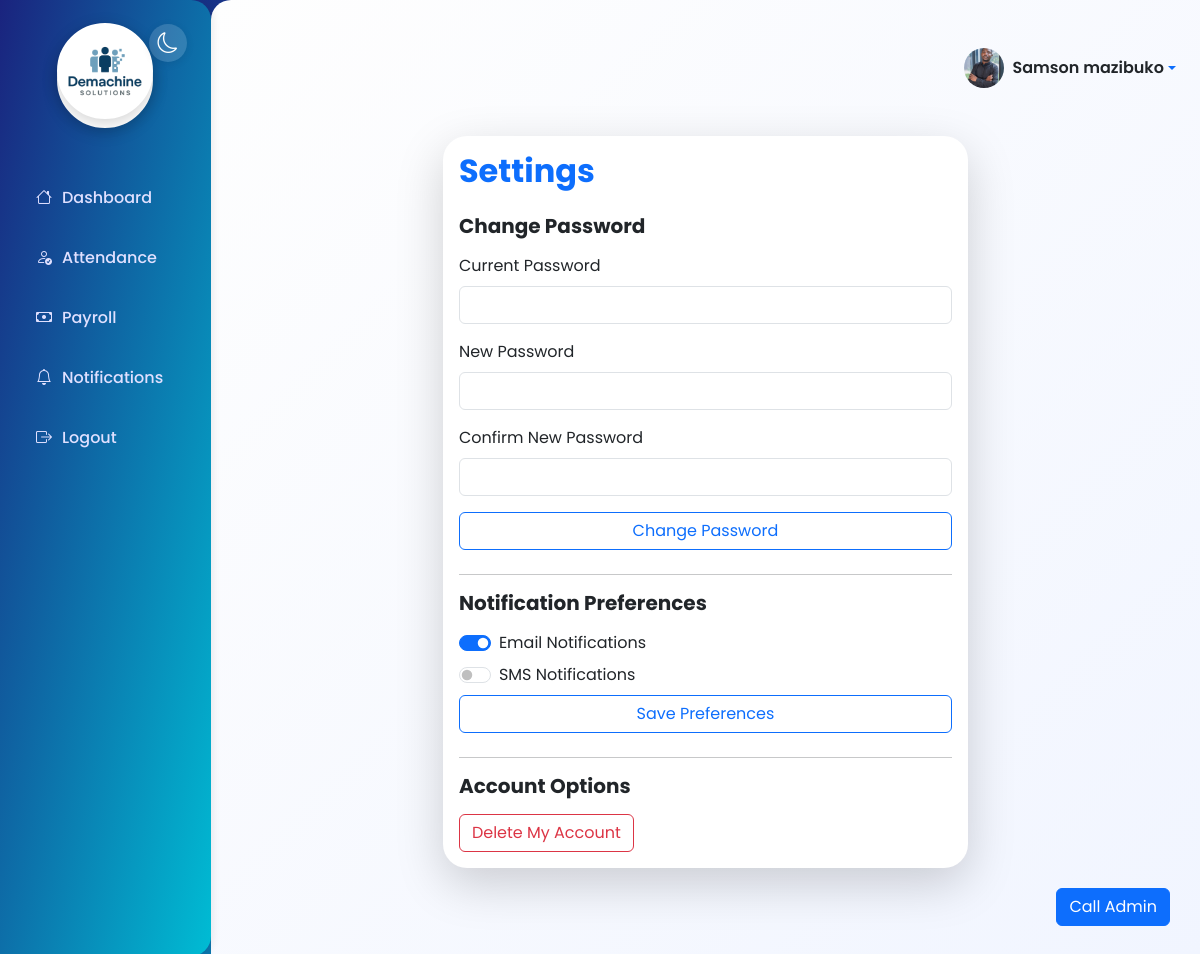
Screenshot of /settings (signed in) with the database file from the repository.
### models.py (models this page shows, shortened)
class User(db.Model, UserMixin):
    id = db.Column(db.Integer, primary_key=True)
    username = db.Column(db.String(80), unique=True, nullable=False)
    email = db.Column(db.String(120), unique=True, nullable=False)
    password_hash = db.Column(db.String(128), nullable=False)
    name = db.Column(db.String(100))
    phone = db.Column(db.String(20))
    role = db.Column(db.String(20), default='user')  # 'admin' or 'user'
    is_active = db.Column(db.Boolean, default=True)
    date_joined = db.Column(db.DateTime, default=datetime.utcnow)
    face_encoding = db.Column(db.PickleType)  # Store face encoding as binary
    profile_picture = db.Column(db.String(255))  # Filename of profile picture
    email_notifications = db.Column(db.Boolean, default=True)
    sms_notifications = db.Column(db.Boolean, default=False)
    is_verified = db.Column(db.Boolean, default=False)
    attendances = db.relationship('Attendance', backref='user', lazy=True)
    leaves = db.relationship('LeaveRequest', backref='user', lazy=True)
    payrolls = db.relationship('Payroll', backref='user', lazy=True)
    notifications = db.relationship('Notification', backref='user', lazy=True)

### app.py (the view, shortened to what this page needs)
@app.route('/settings', methods=['GET', 'POST'])
@login_required
def settings():
    return render_template('settings.html')

### app.py (called while the page is built)
@login_manager.user_loader
def load_user(user_id):
    return User.query.get(int(user_id))

@app.before_request
def before_request():
    if current_user.is_authenticated:
        g.unread_notifications = Notification.query.filter_by(user_id=current_user.id, is_read=False).count()
    else:
        g.unread_notifications = 0

### templates/settings.html (shortened to what this page needs)
{% extends 'layout.html' %}
{% block content %}
<div class="container py-4">
  <div class="row justify-content-center">
    <div class="col-lg-7">
      <div class="card shadow-lg border-0 mb-4" style="border-radius: 1.5rem;">
        <div class="card-body">
          <h2 class="fw-bold text-primary mb-4">Settings</h2>
          <h5 class="fw-bold mb-3">Change Password</h5>
          <form method="post" action="/profile/change_password" autocomplete="off" class="mb-4">
            <div class="mb-3">
              <label for="current_password" class="form-label">Current Password</label>
              <input type="password" class="form-control" id="current_password" name="current_password" required>
            </div>
            <div class="mb-3">
              <label for="new_password" class="form-label">New Password</label>
              <input type="password" class="form-control" id="new_password" name="new_password" required>
            </div>
            <div class="mb-3">
              <label for="confirm_password" class="form-label">Confirm New Password</label>
              <input type="password" class="form-control" id="confirm_password" name="confirm_password" required>
            </div>
            <div class="d-grid">
              <button type="submit" class="btn btn-outline-primary">Change Password</button>
            </div>
          </form>
          <hr>
          <h5 class="fw-bold mb-3">Notification Preferences</h5>
          <form method="post" action="/settings" autocomplete="off" class="mb-4">
            <div class="form-check form-switch mb-2">
              <input class="form-check-input" type="checkbox" id="email_notifications" name="email_notifications" {% if current_user.email_notifications %}checked{% endif %}>
              <label class="form-check-label" for="email_notifications">Email Notifications</label>
            </div>
            <div class="form-check form-switch mb-2">
              <input class="form-check-input" type="checkbox" id="sms_notifications" name="sms_notifications" {% if current_user.sms_notifications %}checked{% endif %}>
              <label class="form-check-label" for="sms_notifications">SMS Notifications</label>
            </div>
            <div class="d-grid">
              <button type="submit" class="btn btn-outline-primary">Save Preferences</button>
            </div>
          </form>
          <hr>
          <h5 class="fw-bold mb-3">Account Options</h5>
          <form method="post" action="/settings" autocomplete="off" onsubmit="return confirm('Are you sure you want to delete your account? This action cannot be undone.');">
            <button type="submit" class="btn btn-outline-danger">Delete My Account</button>
          </form>
        </div>
      </div>
    </div>
  </div>
</div>
{% endblock %}

### templates/layout.html (shortened to what this page needs)
<!DOCTYPE html>
<html lang="en">
<head>
    <link href="https://cdn.jsdelivr.net/npm/bootstrap@5.3.0/dist/css/bootstrap.min.css" rel="stylesheet">
    <link href="https://cdn.jsdelivr.net/npm/bootstrap-icons@1.10.5/font/bootstrap-icons.css" rel="stylesheet">
</head>
<body>
    <div class="d-flex">
        <div class="sidebar">
            <div class="brand" style="justify-content: center; text-align: center;">
                <div class="brand-logo" style="margin: 0 auto;">
                    <img src="{{ url_for('static', filename='images/Demachine solutions.png') }}" alt="Demachine solutions logo" style="width:96px; height:96px; object-fit:cover; border-radius:50%; border:4px solid #fff; box-shadow:0 4px 16px rgba(0,0,0,0.18); margin-bottom:18px; background:#fff;">
                </div>
            </div>
            <button class="theme-toggle" id="themeToggle" title="Toggle dark/light mode">
                <i class="bi bi-moon" id="themeIcon"></i>
            </button>
            <ul class="nav flex-column mt-4">
                {% if current_user.is_authenticated %}
                    <li class="nav-item"><a href="/dashboard" class="nav-link"><i class="bi bi-house"></i> Dashboard</a></li>
                    <li class="nav-item"><a href="/attendance" class="nav-link"><i class="bi bi-person-check"></i> Attendance</a></li>
                    <li class="nav-item"><a href="/payroll" class="nav-link"><i class="bi bi-cash"></i> Payroll</a></li>
                    <li class="nav-item"><a href="/notifications" class="nav-link"><i class="bi bi-bell"></i> Notifications
                    </a></li>
                    <li class="nav-item"><a href="/logout" class="nav-link"><i class="bi bi-box-arrow-right"></i> Logout</a></li>
                {% else %}
                    <li class="nav-item"><a href="/login" class="nav-link"><i class="bi bi-box-arrow-in-right"></i> Login</a></li>
                {% endif %}
            </ul>
        </div>
        <div class="main-content">
            <div class="d-flex justify-content-end align-items-center mb-3" style="min-height:56px;">
                <div class="dropdown">
                    <a href="#" class="d-flex align-items-center text-decoration-none dropdown-toggle" id="profileDropdown" data-bs-toggle="dropdown" aria-expanded="false">
                        {% if current_user.profile_picture %}
                            <img src="{{ url_for('static', filename='images/profiles/' + current_user.profile_picture) }}" alt="Profile" class="rounded-circle me-2" style="width:40px; height:40px; object-fit:cover;">
                        {% else %}
                            <img src="{{ url_for('static', filename='images/default_avatar.png') }}" alt="Profile" class="rounded-circle me-2" style="width:40px; height:40px; object-fit:cover;">
                        {% endif %}
                        <span class="fw-semibold text-dark">{{ current_user.name or current_user.username }}</span>
                    </a>
                </div>
            </div>
            {% block content %}{% endblock %}
        </div>
    </div>
    {% if current_user.is_authenticated and current_user.role != 'admin' %}
      <button onclick="callAdmin()" class="btn btn-primary" style="position:fixed;bottom:30px;right:30px;z-index:9999;">Call Admin</button>
    {% endif %}
</body>
</html>

### templates/layout.html (style rules this page uses)
:root { --primary: #1a237e; --secondary: #00bcd4; --accent: #ff9800; --bg-light: #f4f8fb; --bg-dark: #232a3b; --sidebar-width: 250px; }
html, body { min-height: 100vh; font-family: 'Poppins', Arial, sans-serif; background: linear-gradient(135deg, var(--primary) 0%, var(--secondary) 100%); color: #222; }
.sidebar { background: linear-gradient(to bottom right, var(--primary), var(--secondary)); color: #fff; width: var(--sidebar-width); min-height: 100vh; padding: 32px 18px 18px 18px; box-shadow: 2px 0 8px rgba(0,0,0,0.08); border-top-right-radius: 20px; border-bottom-right-radius: 20px; position: relative; }
.sidebar .brand { display: flex; align-items: center; margin-bottom: 2.5rem; justify-content: center; text-align: center; }
.sidebar .brand-logo { width: 96px; height: 96px; border-radius: 50%; border: 4px solid #fff; box-shadow: 0 4px 16px rgba(0,0,0,0.18); margin-bottom: 18px; background: #fff; display: flex; align-items: center; justify-content: center; font-size: 2rem; font-weight: 700; color: #fff; margin-right: 1rem; }
.sidebar .nav-link { color: #e0e0ff; font-weight: 500; padding: 12px 18px; margin: 6px 0; border-radius: 12px; display: flex; align-items: center; transition: background-color 0.3s, color 0.2s, transform 0.2s; }
.sidebar .nav-link i { margin-right: 10px; }
.theme-toggle { position: absolute; top: 1.5rem; right: 1.5rem; background: rgba(255,255,255,0.15); border-radius: 50%; border: none; width: 38px; height: 38px; display: flex; align-items: center; justify-content: center; font-size: 1.3rem; color: #fff; box-shadow: 0 2px 8px rgba(0,0,0,0.08); transition: background 0.2s; }
.main-content { padding: 40px 24px; width: 100%; background: linear-gradient(to bottom right, #fefefe, #f1f5ff); border-top-left-radius: 20px; min-height: 100vh; }

### rows the page displays
User: profile_picture (picture), name "Samson mazibuko", email_notifications "☑"
